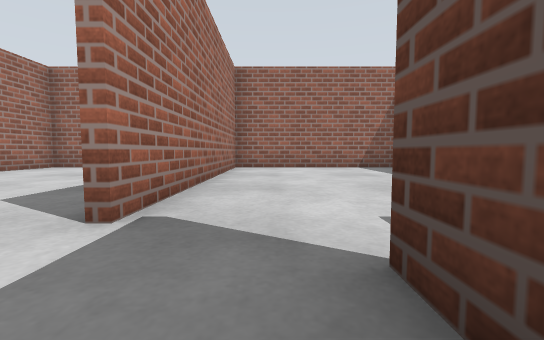
[1] (above)

14 first-person views from a walk through a world built for the Gazebo simulator. The camera is 0.5 m above the floor, tilts 4° down and sees 90° across. The floor is counted in squares, 1 m on a side. Each view is taken from the middle of a square. On the plan, view 1 faces up. The plan holds only what a view shows up to about 9 squares ahead; the rest is blank. The place goes on beyond the plan.

[2]
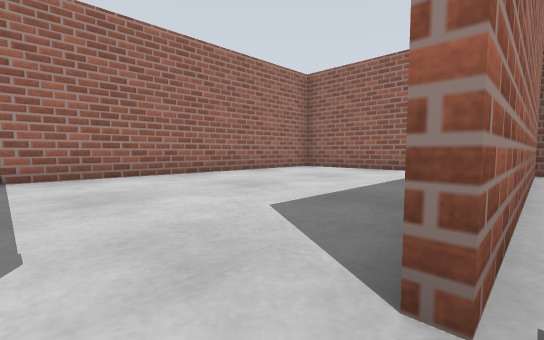

[3]
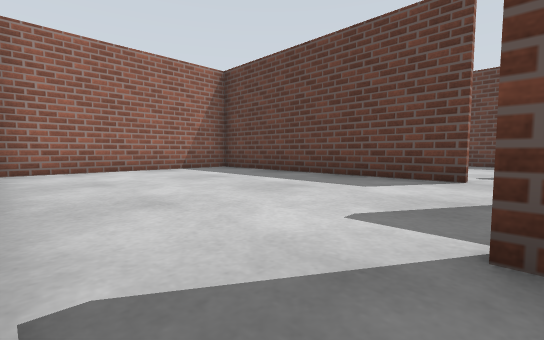

[4]
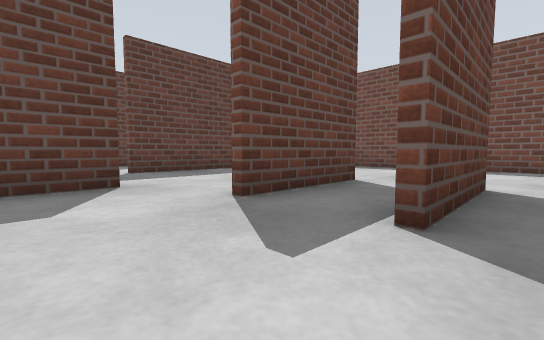

[5]
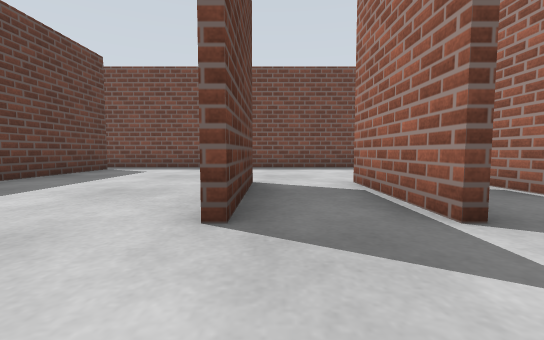

[6]
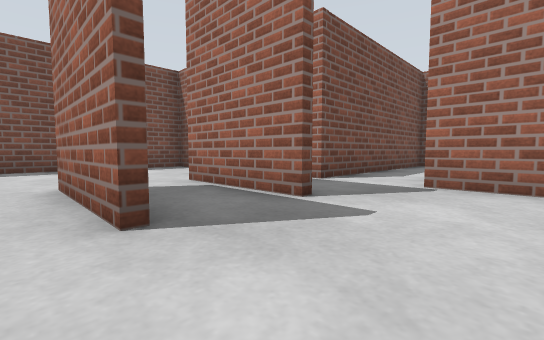

[7]
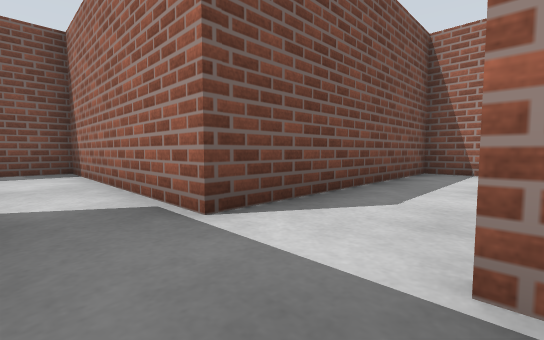

[8]
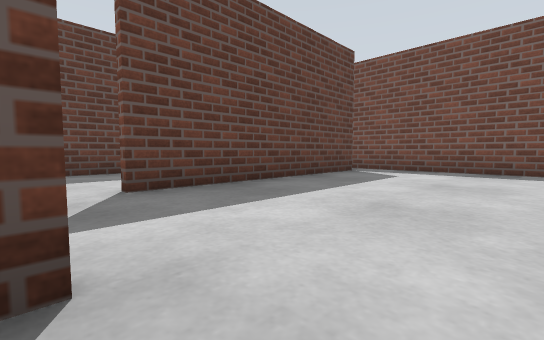

[9]
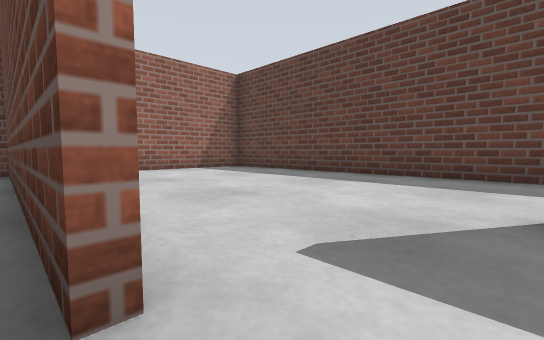

[10]
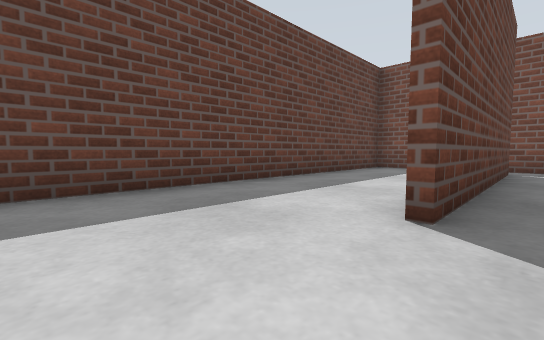

[11]
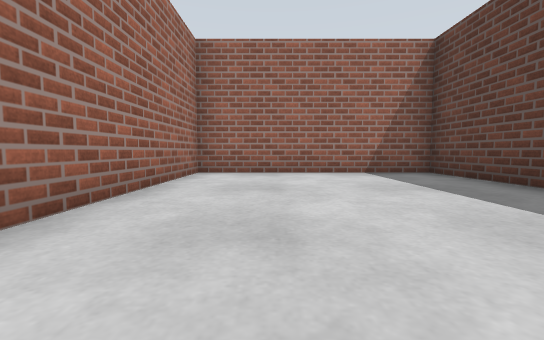

[12]
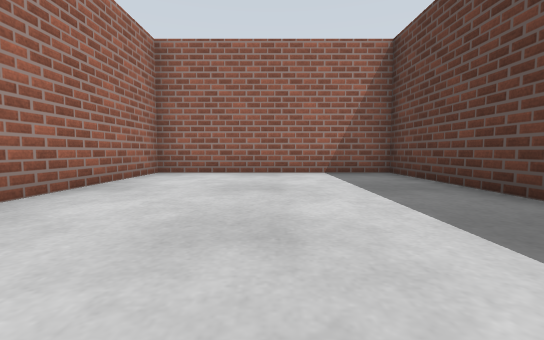

[13]
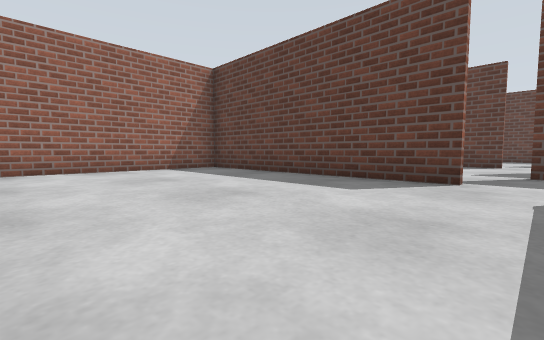

[14]
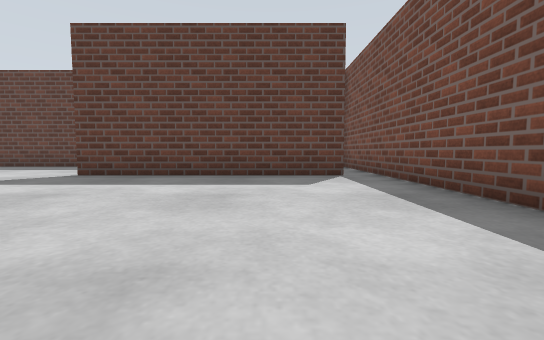

### Floor plan
Ten units are one square. View 1 is at (0, 0); x grows to the right and y downward. Boxes are objects, and circles mark ways between rooms. Rooms are numbered by the first view taken in them; rooms with no view inside come last. Other rooms are left out.
<svg viewBox="-71 -88 172 146">
<path fill="none" stroke="#000" d="M41 -18 41 -83 -11 -83 -11 -18M-11 -1 -11 16M5 14 5 -12M65 45 65 -10M25 -12 25 14M-11 16 -11 53 66 53M66 53 96 53 96 -83 43 -83 43 -36M-13 -18 -13 -83 -66 -83 -66 -1 -11 -1"/>
<circle cx="0" cy="5" r="3" fill="#2a7"/>
<circle cx="30" cy="-10" r="3" fill="#2a7"/>
<circle cx="-10" cy="-10" r="3" fill="#2a7"/>
<circle cx="55" cy="-10" r="3" fill="#2a7"/>
<circle cx="70" cy="50" r="3" fill="#2a7"/>
<text x="10" y="-40">1</text>
<text x="30" y="30">2</text>
<text x="70" y="-30">3</text>
<text x="-40" y="-50">4</text>
</svg>
Room 1 opens to room 2. Room 1 opens to room 4. Room 2 opens to room 3.

Where each view was taken, in squares from view 1:
view 1: 0 up, 0 right, facing up
view 2: 1 up, 1 left, facing up-left
view 3: 1 up, 1 left, facing up-right
view 4: 3 up, 0 right, facing down-right
view 5: 3 up, 2 right, facing down
view 6: 3 up, 3 right, facing down-left
view 7: 2 up, 0 right, facing down-left
view 8: 2 up, 3 right, facing down-right
view 9: 1 up, 4 right, facing up-right
view 10: 3 up, 6 right, facing down-right
view 11: 2 up, 6 right, facing up
view 12: 2 up, 4 left, facing up
view 13: 1 up, 6 left, facing up-right
view 14: 3 down, 1 right, facing right
